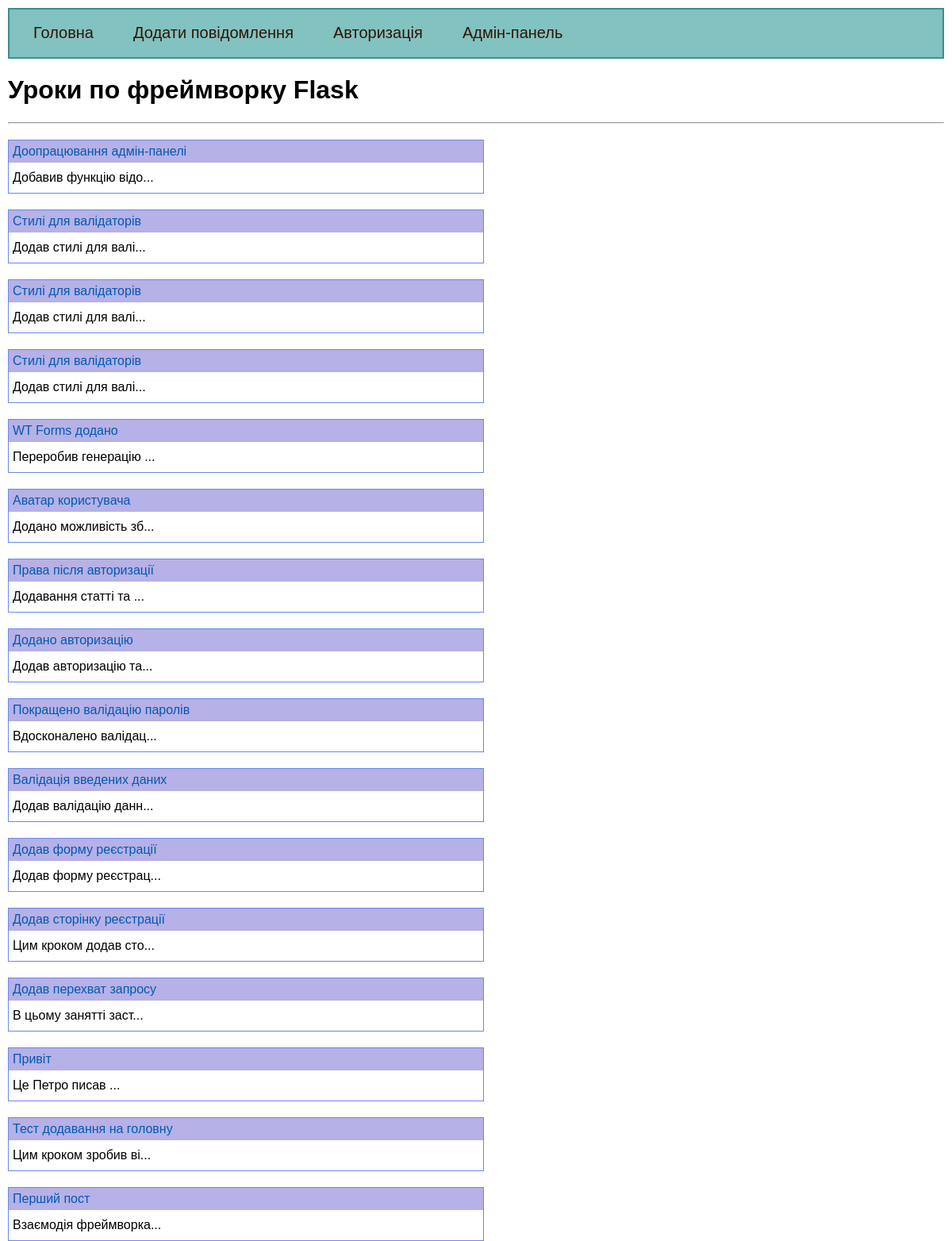
The page / on the database its author committed.
### tables this page shows
CREATE TABLE mainmenu(
id integer PRIMARY KEY AUTOINCREMENT,
title text NOT NULL,
url text NOT NULL
);

CREATE TABLE posts (
id integer PRIMARY KEY AUTOINCREMENT,
title text NOT NULL,
text text NOT NULL,
time integer NOT NULL
);

### flsite.py (the view)
@app.route("/")
def index():
    return render_template('index.html', menu = dbase.getMenu(), posts = dbase.getPostsAnonce())

### FDataBase.py (called while the page is built)
    def getMenu(self):
        sql = '''SELECT * FROM mainmenu'''
        try:
            self.__cur.execute(sql)
            res = self.__cur.fetchall()
            if res:
                return res
        except:
            print("Error while reading BD")
        return[]

    def getPostsAnonce(self):
        try:
            self.__cur.execute(f"SELECT id, title, text FROM posts ORDER BY time DESC")
            res = self.__cur.fetchall()
            if res: return res
        except sqlite3.Error as e:
            print("Get post error from DB" +str(e))
        return[]

### flsite.py (called while the page is built)
@app.before_request
def before_request():
    global dbase
    db = get_db()
    dbase = FDataBase(db)

def connect_db():
    conn = sqlite3.connect(app.config['DATABASE'])
    conn.row_factory = sqlite3.Row
    return conn

def get_db():
    if not hasattr(g, 'link_db'):
        g.link_db = connect_db()
    return g.link_db

### templates/index.html
{% extends 'base.html' %}
{% block content %}
{{ super() }}
<hr>
<ul class="list-posts">
    {% for p in posts %}
    <li>
        <p class="title"><a href="{{url_for('showPost', id_post=p.id)}}">{{p.title}}</a></p>
        <p class="annonce"> {{p.text[:20]}}... </p>
    </li>
    {% endfor %}
</ul>
{% endblock content %}

### templates/base.html (shortened to what this page needs)
<!DOCTYPE html>
<html>
<head>
    <link type="text/css" href="{{ url_for('static', filename='css/style.css') }}" rel="stylesheet" />
</head>
<body>
    {% block content -%}
        {%- block mainmenu -%}
        <ul class="mainmenu">
        {% for m in menu -%}
            <li><a href="{{m.url}}">{{m.title}}</a></li>
        {% endfor %}
        </ul>
        {% endblock mainmenu -%}
    <div class="content">
    {% if title -%}
        <h1> {{title}} </h1>
    {% else %}
        <h1>Уроки по фреймворку Flask </h1>
    {% endif %}
    {% endblock content -%}
    </div>
</body>
</html>

### static/css/style.css (style rules this page uses)
html, body { font-family: 'Arial'; margin: 0; padding: 0; height: 100%; width: 100%; }
a { color: #0059b2; text-decoration: none; }
ul.mainmenu { list-style: none; background: rgba(7, 134, 132, 0.5); border: 2px solid rgba(5, 86, 85, 0.5); height: 60px; margin: 10px; padding: 0px; color: #963912; font-size: 20px; overflow: hidden; }
ul.mainmenu li { float: left; margin: 18px 20px 0 30px; }
ul.mainmenu li a { color: #2f1502; text-decoration: none; }
div.content { margin: 10px; }
ul.list-posts { list-style: none; margin: 0; padding: 0; max-width: 600px; }
ul.list-posts li { margin: 20px 0 0 0; border: 1px solid #6987ec; }
ul.list-posts .title { margin: 0; padding: 5px; background: rgba(182, 177, 230, 0.997); }
ul.list-posts .annonce { margin: 0; padding: 10px 5px 10px 5px; }

### rows shown on the page
mainmenu: title "Головна"
mainmenu: title "Додати повідомлення"
mainmenu: title "Авторизація"
mainmenu: title "Адмін-панель"
posts: title "Доопрацювання адмін-панелі", text "Добавив функцію відо"
posts: title "Стилі для валідаторів", text "Додав стилі для валі"
posts: title "Стилі для валідаторів", text "Додав стилі для валі"
posts: title "Стилі для валідаторів", text "Додав стилі для валі"
posts: title "WT Forms додано", text "Переробив генерацію"
posts: title "Аватар користувача", text "Додано можливість зб"
posts: title "Права після авторизації", text "Додавання статті та"
posts: title "Додано авторизацію", text "Додав авторизацію та"
posts: title "Покращено валідацію паролів", text "Вдосконалено валідац"
posts: title "Валідація введених даних", text "Додав валідацію данн"
posts: title "Додав форму реєстрації", text "Додав форму реєстрац"
posts: title "Додав сторінку реєстрації", text "Цим кроком додав сто"
posts: title "Додав перехват запросу", text "В цьому занятті заст"
posts: title "Привіт", text "Це Петро писав"
posts: title "Тест додавання на головну", text "Цим кроком зробив ві"
posts: title "Перший пост", text "Взаємодія фреймворка"
